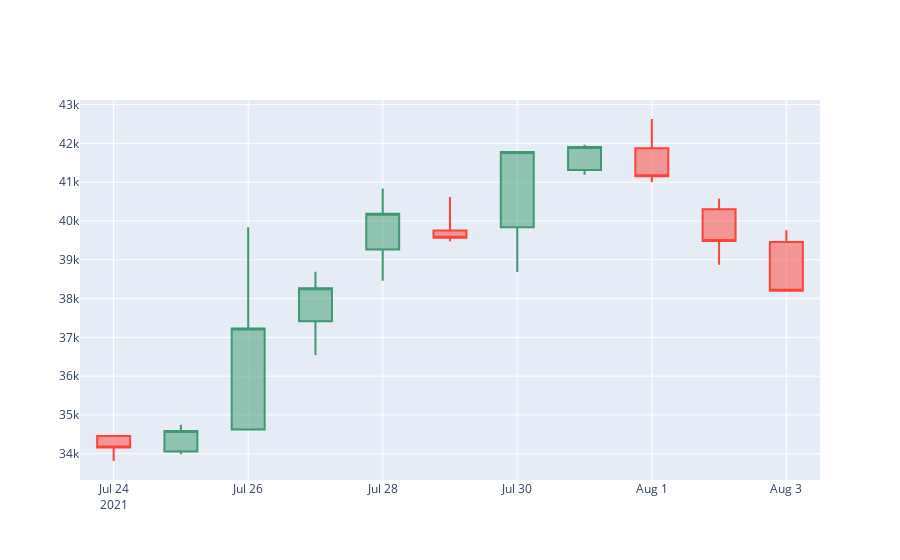

Source (notebook cell):
### Code cell
fig = go.Figure(data=[go.Candlestick(x=candlestick_data['date'] ,
                open = candlestick_data['prices']['first'],
                high = candlestick_data['prices']['max'],
                low = candlestick_data['prices']['min'],
                close = candlestick_data['prices']['last'])])
fig.update_layout(xaxis_rangeslider_visible = False)
fig.show()

### Figure 1 — Plotly figure (JSON) as saved in the notebook; plotly's stock layout.template omitted (floating-point values rounded to 4 significant figures)
{"data": [{"close": [34160.0, 34590.0, 37230.0, 38270.0, 40190.0, 39560.0, 41780.0, 41910.0, 41150.0, 39480.0, 38200.0], "high": [34460.0, 34750.0, 39840.0, 38690.0, 40840.0, 40620.0, 41780.0, 41960.0, 42630.0, 40570.0, 39760.0], "low": [33810.0, 33980.0, 34620.0, 36550.0, 38460.0, 39480.0, 38680.0, 41190.0, 41000.0, 38870.0, 38200.0], "open": [34460.0, 34060.0, 34620.0, 37410.0, 39270.0, 39750.0, 39840.0, 41310.0, 41870.0, 40300.0, 39460.0], "type": "candlestick", "x": ["2021-07-24", "2021-07-25", "2021-07-26", "2021-07-27", "2021-07-28", "2021-07-29", "2021-07-30", "2021-07-31", "2021-08-01", "2021-08-02", "2021-08-03"]}], "layout": {"xaxis": {"rangeslider": {"visible": false}}}}
